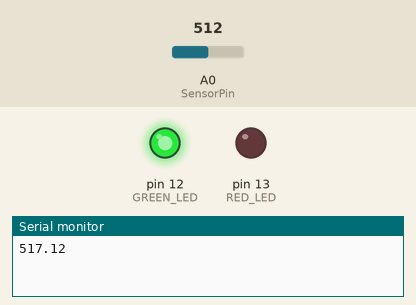
A sketch run on a simulated Arduino Uno, built with avr-gcc and run on an emulated ATmega328P. On the bench: output pins drawn as LEDs (lit = HIGH), the last lines printed to the serial monitor. Inputs (shaded band) come from the test bench; at power-on: A0 (SensorPin) = 512.

Above: at 1.2 s.
1.3 s: A0 (SensorPin) set to 768
4.3 s: A0 (SensorPin) set to 797
At 6.7 s:
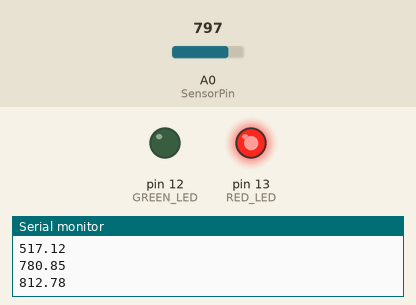
7.3 s: A0 (SensorPin) set to 716
At 10.1 s:
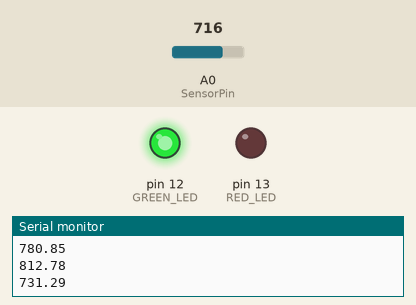
10.3 s: A0 (SensorPin) set to 810
At 13.7 s:
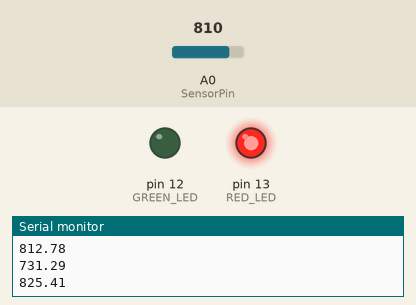
Timing chart, 0 to 14.3 s (numbered marks = the images above; inputs shaded):
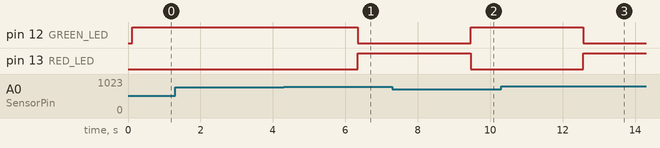

The sketch:

soil-sensor-sketch.ino
```cpp
#define SensorPin A0
#define RED_LED 13
#define GREEN_LED 12
#define LED_OFF LOW
#define LED_ON HIGH

float sensorValue = 0;
void setup()
{
  Serial.begin(9600);
  pinMode(RED_LED, OUTPUT);
  pinMode(GREEN_LED, OUTPUT);
}
void loop()
{
  for (int i = 0; i <= 100; i++)
  {
    sensorValue = sensorValue + analogRead(SensorPin);
    delay(1);
  }
  sensorValue = sensorValue / 100.0;
  Serial.println(sensorValue);
  if (sensorValue > 800)
  {
    digitalWrite(RED_LED, LED_ON); // Turn the LED on
    digitalWrite(GREEN_LED, LED_OFF);
  }
  else
  {
    digitalWrite(GREEN_LED, LED_ON);
    digitalWrite(RED_LED, LED_OFF);
  }
  delay(3000);
}
```

Measured:
- the behaviour switches between 786 and 787 on A0 (SensorPin) (found by bisection; images 0 and 1)
- after the input at 4.3 s, pin 12 (GREEN_LED): HIGH → LOW after 2.0 s; pin 13 (RED_LED): LOW → HIGH after 2.0 s
- after the input at 7.3 s, pin 12 (GREEN_LED): LOW → HIGH after 2.2 s; pin 13 (RED_LED): HIGH → LOW after 2.2 s
- after the input at 10.3 s, pin 12 (GREEN_LED): HIGH → LOW after 2.3 s; pin 13 (RED_LED): LOW → HIGH after 2.3 s
